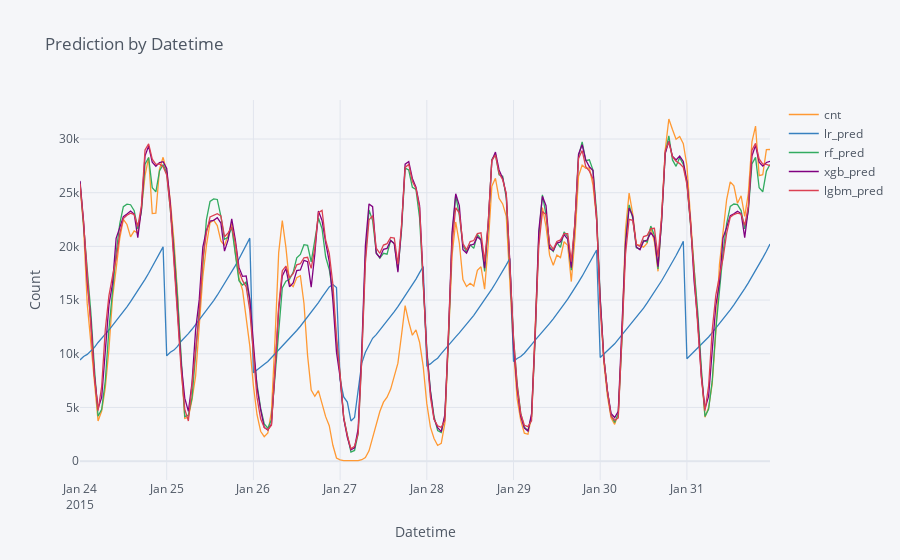

Notebook code cell kept with this figure:
### Code cell
test_df.groupby('datetime')['cnt','lr_pred','rf_pred','xgb_pred','lgbm_pred','zip_code'].sum().iplot(kind='scatter', title='Prediction by Datetime', xTitle='Datetime', yTitle='Count')

### Figure 1 — Plotly figure (JSON) as saved in the notebook; plotly's stock layout.template omitted (floating-point values rounded to 4 significant figures; data arrays with more than 128 entries replaced by an {"elided": "..."} marker saying what was removed)
{"data": [{"line": {"color": "rgba(255, 153, 51, 1.0)", "dash": "solid", "shape": "linear", "width": 1.3}, "mode": "lines", "name": "cnt", "text": "", "type": "scatter", "x": {"elided": "192 str values"}, "y": {"elided": "192 int values"}}, {"line": {"color": "rgba(55, 128, 191, 1.0)", "dash": "solid", "shape": "linear", "width": 1.3}, "mode": "lines", "name": "lr_pred", "text": "", "type": "scatter", "x": {"elided": "192 str values"}, "y": {"elided": "192 float values"}}, {"line": {"color": "rgba(50, 171, 96, 1.0)", "dash": "solid", "shape": "linear", "width": 1.3}, "mode": "lines", "name": "rf_pred", "text": "", "type": "scatter", "x": {"elided": "192 str values"}, "y": {"elided": "192 float values"}}, {"line": {"color": "rgba(128, 0, 128, 1.0)", "dash": "solid", "shape": "linear", "width": 1.3}, "mode": "lines", "name": "xgb_pred", "text": "", "type": "scatter", "x": {"elided": "192 str values"}, "y": {"elided": "192 float values"}}, {"line": {"color": "rgba(219, 64, 82, 1.0)", "dash": "solid", "shape": "linear", "width": 1.3}, "mode": "lines", "name": "lgbm_pred", "text": "", "type": "scatter", "x": {"elided": "192 str values"}, "y": {"elided": "192 float values"}}], "layout": {"legend": {"bgcolor": "#F5F6F9", "font": {"color": "#4D5663"}}, "paper_bgcolor": "#F5F6F9", "plot_bgcolor": "#F5F6F9", "title": {"font": {"color": "#4D5663"}, "text": "Prediction by Datetime"}, "xaxis": {"gridcolor": "#E1E5ED", "showgrid": true, "tickfont": {"color": "#4D5663"}, "title": {"font": {"color": "#4D5663"}, "text": "Datetime"}, "zerolinecolor": "#E1E5ED"}, "yaxis": {"gridcolor": "#E1E5ED", "showgrid": true, "tickfont": {"color": "#4D5663"}, "title": {"font": {"color": "#4D5663"}, "text": "Count"}, "zerolinecolor": "#E1E5ED"}}}
